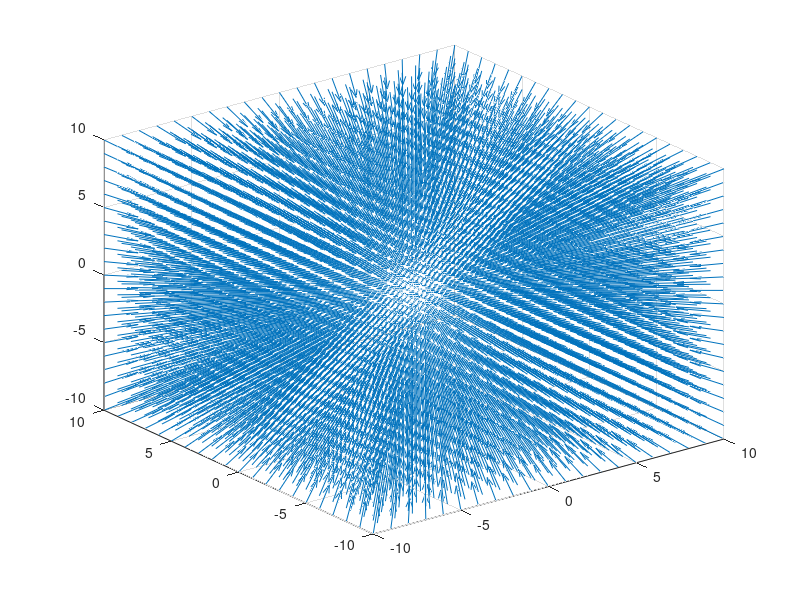

MATLAB code for this plot:
%% Gravity plot
% N. Mercadante
%
% This is a filler for the B field.

clear all;
disp('Starting!');
%% Parameters:

radius_earth = 6371; % km
mu_earth = 3.986e5; % km^3/s^2

max_alt = 10000;

% dh = 10; % km
% x = radius_earth : dh : max_alt;
% y = radius_earth : dh : max_alt;
% z = radius_earth : dh : max_alt;

%% Plotting
%mu = 3.986e5;
mu = 1;

disp('Settng up x, y, and z');
x = -10:1:10;
y = -10:1:10;
z = -10:1:10;
disp('finished creating x, y, and z. Starting meshgrid')
[X, Y, Z] = meshgrid(x, y, z);
disp('Finished meshgrid. Starting for loop.')
for i = 1:numel(x)
    for j = 1:numel(y)
        for k = 1:numel(z)
            
            fprintf('Im in iteration: i = %d, j = %d, k = %d \n', i, j, k);
            T(i,j,k) = -mu*(x(i)^2 + y(j)^2 + z(k)^2);
            
%             u(i,j,k) = -mu*x(i);
%             v(i,j,k) = -mu*y(j);
%             w(i,j,k) = -mu*z(k);
            
            
        end
    end
end

disp('finished for loop. about to start gradient');
[dx, dy, dz] = gradient(T);
disp('Im finished with the gradient');
quiver3(X, Y, Z, dx, dy, dz, 2);









